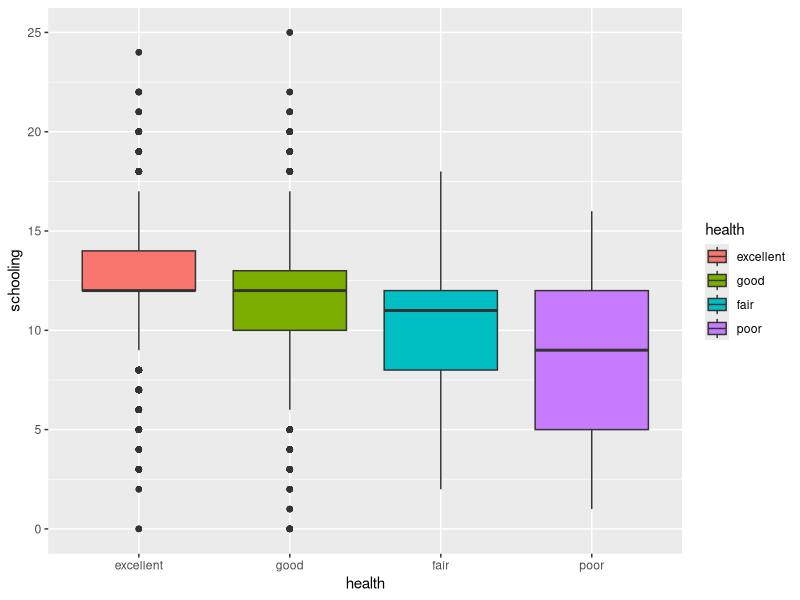
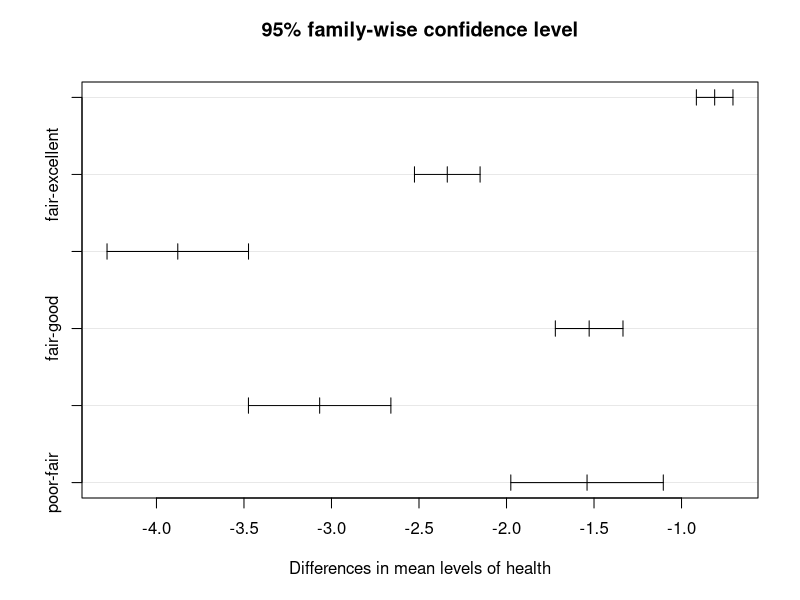

These charts were generated, in order, by the following R code:
## ---- chunk 1
library(tidyverse)
## ---- chunk 2
data<-read.csv('DoctorContacts.csv')
View(data)
## ---- chunk 3
DoctorContacts <- data %>%
  rename(visits = mdu, log_coinsurance = lc, log_api = lpi,
         log_max_deductible = fmde, num_disease = ndisease,
         log_income = linc, log_fam_size = lfam, schooling= educdec)
## ---- chunk 4
DoctorContacts$insurance = exp(DoctorContacts$log_coinsurance)
DoctorContacts$payment = exp(DoctorContacts$log_api)
DoctorContacts$deductible = exp(DoctorContacts$log_max_deductible)
DoctorContacts$income = exp(DoctorContacts$log_income)
DoctorContacts$family = exp(DoctorContacts$log_fam_size)
View(DoctorContacts)
## ---- chunk 5

## ---- chunk 6
DoctorContacts$health <- factor(DoctorContacts$health, 
                                levels = c('excellent', 'good', 'fair', 'poor'))
ggplot(DoctorContacts, aes(x=health, y=schooling, fill=health)) + geom_boxplot()
## ---- chunk 7
anova <- aov(schooling~health, data=DoctorContacts)
summary(anova)
## ---- chunk 8
TukeyHSD(anova, conf.level = 0.95)
## ---- chunk 9
plot(TukeyHSD(anova))
